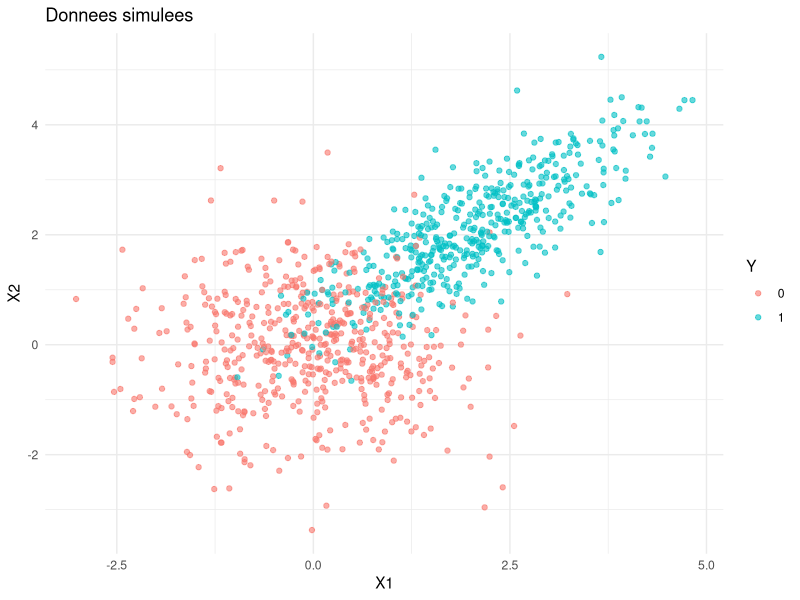

R code for this plot:
library(mvtnorm)
library(ggplot2)
library(ROCR)

set.seed(42)

# --- Question 2
n <- 1000
Y <- rbinom(n, size = 1, prob = 0.5)

# Question 3
mu0 <- c(0, 0)
sigma0 <- matrix(c(1, 0, 0, 1), nrow = 2)

mu1 <- c(2, 2)
sigma1 <- matrix(c(1, 0.8, 0.8, 1), nrow = 2)

X <- matrix(0, nrow = n, ncol = 2)
X[Y == 0, ] <- rmvnorm(sum(Y == 0), mean = mu0, sigma = sigma0)
X[Y == 1, ] <- rmvnorm(sum(Y == 1), mean = mu1, sigma = sigma1)
colnames(X) <- c("X1", "X2")

# Question 4
data_plot <- data.frame(X, Y = as.factor(Y))
p1 <- ggplot(data_plot, aes(x = X1, y = X2, color = Y)) +
  geom_point(alpha = 0.6) +
  labs(title = "Donnees simulees") +
  theme_minimal()
print(p1)
